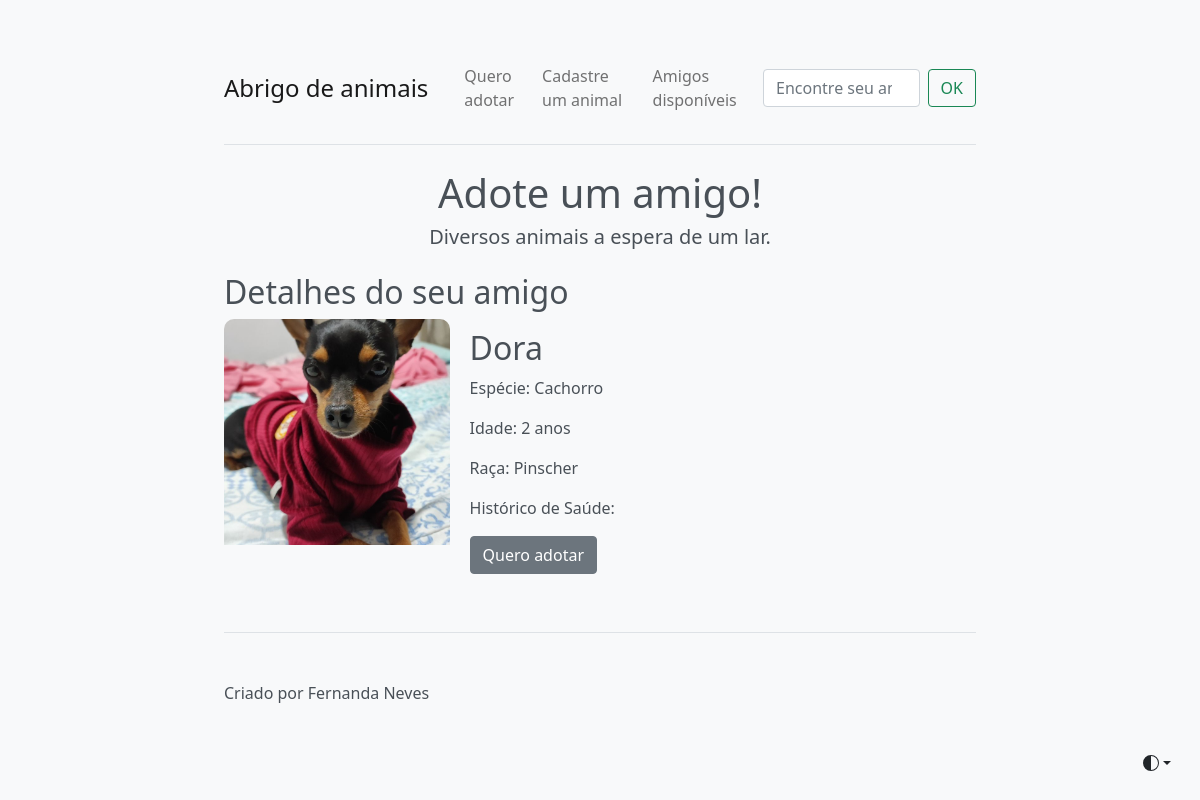
/adocoes/amigo/4/, run on the app's committed database.
### adocoes/models.py (models this page shows, shortened)
class Adocoes(models.Model):
    especies = (
        ('Cachorro', 'Cachorro'),
        ('Gato', 'Gato'),
        ('Coelho', 'Coelho'),
        ('Tartaruga', 'Tartaruga'),
        ('Hamster', 'Hamster')
    )
    foto = models.ImageField(upload_to="fotos_pets", default='fotos_pets/', null=True, blank=True)
    nome = models.CharField(max_length=50)
    especie = models.CharField(max_length=50, choices=especies)
    idade = models.IntegerField()
    raca = models.CharField(max_length=50)
    historico_de_saude = models.TextField()
    data_de_cadastro = models.DateTimeField(auto_now_add=True)
    class Meta:
        verbose_name = 'Cadastro de animal'
        verbose_name_plural = 'Cadastros de animais'
        ordering = ['nome']

### adocoes/views.py (the view)
# urls.py: path('amigo/<int:animal_id>/', detalhes_animal, name='detalhes_animal'),
def detalhes_animal(request, animal_id):
    animal = get_object_or_404(Adocoes, pk=animal_id)
    contexto = {
        'animal': animal
    }
    return render(request, 'detalhes_animal.html', contexto)

### adocoes/templates/detalhes_animal.html (shortened to what this page needs)
{% extends "inicio.html" %}
{% load bootstrap5 %}
{% block principal %}
<h2 class="text-body-emphasis">Detalhes do seu amigo</h2>
<div class="animal-details">
    <div class="square-image-container">
        <img src="{{ animal.foto.url }}" class="square-image" alt="{{ animal.nome }}">
    </div>
    <div class="animal-info">
        <h2>{{ animal.nome }}</h2>
        <p>Espécie: {{ animal.especie }}</p>
        <p>Idade: {{ animal.idade }} anos</p>
        <p>Raça: {{ animal.raca }}</p>
        <p>Histórico de Saúde: {{ animal.historico_saude }}</p>
        <a href="/cadastro" class="btn btn-primary btn-block text-white">Quero adotar</a>
    </div>
</div>
{% endblock %}

### base/templates/inicio.html (style rules this page uses)
body { background-color: #f8f9fa; color: #495057; }
.btn-primary { background-color: #6c757d; border-color: #6c757d; }
.square-image-container { width: 100%; padding-bottom: 100%; position: relative; overflow: hidden; border-top-right-radius: 10px; border-top-left-radius: 10px; }
.square-image { position: absolute; top: 0; left: 0; width: 100%; height: 100%; object-fit: cover; }

### adocoes/templates/detalhes_animal.html (style rules this page uses)
.animal-details { display: flex; align-items: flex-start; }
.square-image-container { width: 30%; padding-bottom: 30%; position: relative; overflow: hidden; margin-right: 10px; }
.square-image { position: absolute; top: 0; left: 0; width: 100%; height: 100%; object-fit: cover; }
.animal-info { width: 50%; padding: 10px; }

### data on the page
Adocoes: foto (picture), nome "Dora", especie "Cachorro", idade "2", raca "Pinscher"
